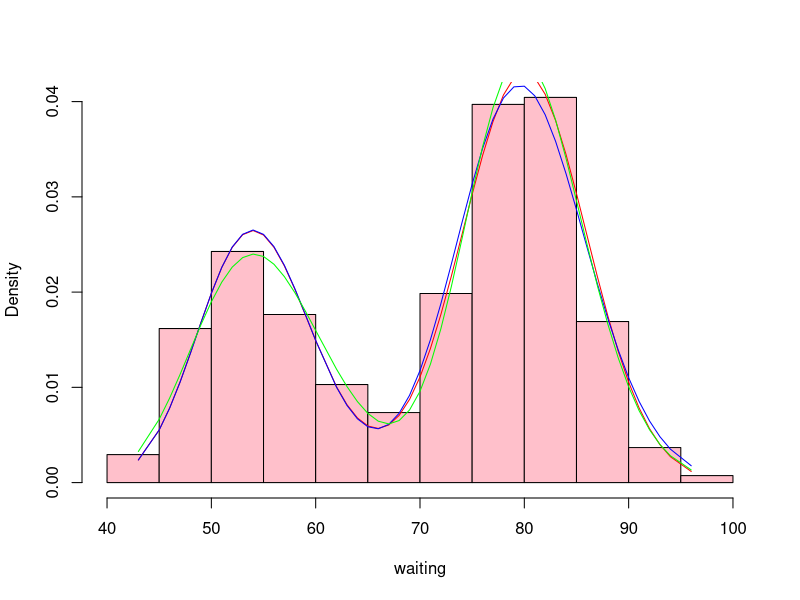

Generate this figure with R:
## ---- chunk 1
library(tidyverse)
library(scales)
# library(AICcmodavg)
## ---- chunk 2
data_q3 <- faithful %>% 
    as_tibble()

x <- sort(data_q3$waiting)

# hist(x, xlab = 'waiting', probability = T, col='pink', main='')

## ---- chunk 3
# model 1

p <- length(x[x<65])/length(x)

as <- mean(x[x<65])
ass <- var(x[x<65])
s <- ass/as
a <- as/s

mu <- mean(x[x>=65])
sigma <- sd(x[x>=65])

theta_inital <- c(p, a, s, mu, sigma)

neg_log_likelihood <- function(theta, data){
    n = length(data)
    
    p = theta[1]
    a = theta[2]
    s = theta[3]
    mu = theta[4]
    sigma = theta[5]
    
    l = 0
    for (i in 1:n) {
        l = l + log(p*dgamma(data[i], shape = a, scale = s) + (1-p)*dnorm(data[i], mean = mu, sd = sigma))
    }
    return(-l)
}

fit = optim(theta_inital,
      neg_log_likelihood,
      data = x,
      control = list(maxit = 1500),
      lower = c(0, 0, 0, -Inf, 0),
      upper = c(1, Inf, Inf, Inf, Inf),
      method="L-BFGS-B")

theta_1 = fit$par
theta_1

p = theta_1[1]
a = theta_1[2]
s = theta_1[3]
mu = theta_1[4]
sigma = theta_1[5]

model_1 = p*dgamma(x, shape = a, scale = s) + (1-p)*dnorm(x, mean = mu, sd = sigma)

aic_1 <- 2*5 + 2*neg_log_likelihood(theta_1, x)

# hist(x, xlab = 'waiting', probability = T, col='pink', main='')
# lines(x, model_1)
## ---- chunk 4
# model 2

p <- length(x[x<65])/length(x)

as_1 <- mean(x[x<65])
ass_1 <- var(x[x<65])
s_1 <- ass_1/as_1
a_1 <- as_1/s_1

as_2 <- mean(x[x>=65])
ass_2 <- var(x[x>=65])
s_2 <- ass_2/as_2
a_2 <- as_2/s_2

theta_inital <- c(p, a_1, s_1, a_2, s_2)

neg_log_likelihood <- function(theta, data){
    n <- length(data)
    
    p <- theta[1]
    a_1 <- theta[2]
    s_1 <- theta[3]
    a_2 <- theta[4]
    s_2 <- theta[5]
    
    l <- 0
    for (i in 1:n) {
        l = l + log(p*dgamma(data[i], shape = a_1, scale = s_1) + (1-p)*dgamma(data[i], shape = a_2, scale = s_2))
    }
    return(-l)
}

fit = optim(theta_inital,
      neg_log_likelihood,
      data = x,
      control = list(maxit = 1500),
      lower = c(0, 0, 0, 0, 0),
      upper = c(1, Inf, Inf, Inf, Inf),
      method="L-BFGS-B")

theta_2 <- fit$par
theta_2

p <- theta_2[1]
a_1 <- theta_2[2]
s_1 <- theta_2[3]
a_2 <- theta_2[4]
s_2 <- theta_2[5]

model_2 <- p*dgamma(x, shape = a_1, scale = s_1) + (1-p)*dgamma(x, shape = a_2, scale = s_2)

aic_2 <- 2*5 + 2*neg_log_likelihood(theta_2, x)

# hist(x, xlab = 'waiting', probability = T, col='pink', main='')
# lines(x, model_2)
## ---- chunk 5
# model 3

p <- length(x[x<65])/length(x)

m_1 <- mean(x[x<65])
v_1 <- var(x[x<65])
sigma2_1 <- log((v_1/m_1^2) + 1)
mu_1 <- log(m_1) - sigma2_1/2

m_2 <- mean(x[x>=65])
v_2 <- var(x[x>=65])
sigma2_2 <- log((v_2/m_2^2) + 1)
mu_2 <- log(m_2) - sigma2_2/2

theta_inital <- c(p, mu_1, sqrt(sigma2_1), mu_2, sqrt(sigma2_2))

neg_log_likelihood <- function(theta, data) {
    n <- length(data)
    
    p <- theta[1]
    mu_1 <- theta[2]
    sigma_1 <- theta[3]
    mu_2 <- theta[4]
    sigma_2 <- theta[5]
    
    l <- 0
    for (i in 1:n) {
        l = l + log(p*dlnorm(data[i], meanlog = mu_1, sdlog = sigma_1) + (1-p)*dlnorm(data[i], meanlog = mu_2, sdlog = sigma_2))
    }
    
    return(-l)
}

fit = optim(theta_inital,
      neg_log_likelihood,
      data = x,
      control = list(maxit = 1500),
      lower = c(0, -Inf, 0, -Inf, 0),
      upper = c(1, Inf, Inf, Inf, Inf),
      method="L-BFGS-B")

theta_3 <- fit$par
theta_3

p <- theta_3[1]
mu_1 <- theta_3[2]
sigma_1 <- theta_3[3]
mu_2 <- theta_3[4]
sigma_2 <- theta_3[5]

model_3 <- p*dlnorm(x, meanlog = mu_1, sdlog = sigma_1) + (1-p)*dlnorm(x, meanlog = mu_2, sdlog = sigma_2)

aic_3 <- 2*5 + 2*neg_log_likelihood(theta_3, x)

# hist(x, xlab = 'waiting', probability = T, col='pink', main='')
# lines(x, model_3)
## ---- chunk 6
hist(x, xlab = 'waiting', probability = T, col='pink', main='')
lines(x, model_1, col = "red")
lines(x, model_2, col = "blue")
lines(x, model_3, col = "green")
## ---- chunk 7
results <- data.frame(
    models = c("Gamma + Normal", "Gamma + Gamma", "Lognormal + Lognormal"),
    AIC = c(aic_1, aic_2, aic_3)
)
results
## ---- chunk 8
p <- theta_3[1]
mu_1 <- theta_3[2]
sigma_1 <- theta_3[3]
mu_2 <- theta_3[4]
sigma_2 <- theta_3[5]

reqd_prob <- (p*plnorm(70, meanlog = mu_1, sdlog = sigma_1) + (1-p)*plnorm(70, meanlog = mu_2, sdlog = sigma_2)) - (p*plnorm(60, meanlog = mu_1, sdlog = sigma_1) + (1-p)*plnorm(60, meanlog = mu_2, sdlog = sigma_2))
